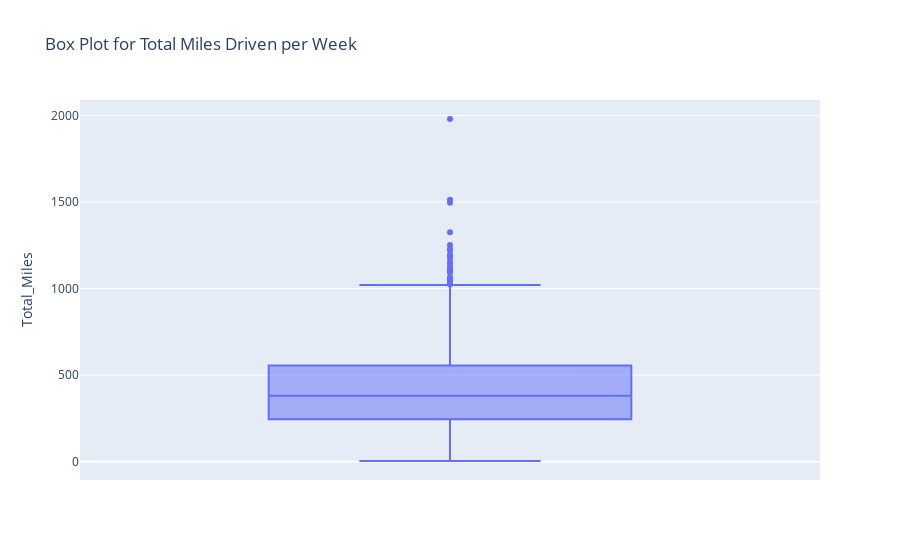

Write notebook code for a chart like this one.
### Code cell
fig2 = px.box(df, y='Total_Miles', title = "Box Plot for Total Miles Driven per Week")
fig2.show()

### Figure 1 — Plotly figure (JSON) as saved in the notebook; plotly's stock layout.template omitted (floating-point values rounded to 4 significant figures; data arrays with more than 128 entries replaced by an {"elided": "..."} marker saying what was removed)
{"data": [{"alignmentgroup": "True", "hovertemplate": "Total_Miles=%{y}<extra></extra>", "legendgroup": "", "marker": {"color": "#636efa"}, "name": "", "notched": false, "offsetgroup": "", "orientation": "v", "showlegend": false, "type": "box", "x0": " ", "xaxis": "x", "y": {"elided": "1501 int values"}, "y0": " ", "yaxis": "y"}], "layout": {"boxmode": "group", "legend": {"tracegroupgap": 0}, "title": {"text": "Box Plot for Total Miles Driven per Week"}, "xaxis": {"anchor": "y", "domain": [0, 1]}, "yaxis": {"anchor": "x", "domain": [0, 1], "title": {"text": "Total_Miles"}}}}
